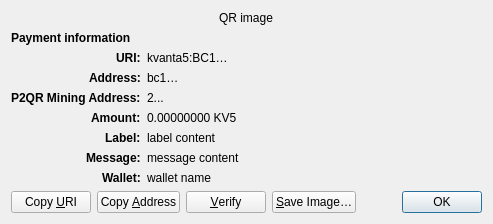
<?xml version="1.0" encoding="UTF-8"?>
<ui version="4.0">
 <class>ReceiveRequestDialog</class>
 <widget class="QDialog" name="ReceiveRequestDialog">
  <property name="geometry">
   <rect>
    <x>0</x>
    <y>0</y>
    <width>413</width>
    <height>260</height>
   </rect>
  </property>
  <property name="windowTitle">
   <string>Request payment to …</string>
  </property>
  <layout class="QGridLayout" name="gridLayout" columnstretch="0,1">
   <property name="sizeConstraint">
    <enum>QLayout::SetFixedSize</enum>
   </property>
   <item row="0" column="0" colspan="2" alignment="Qt::AlignHCenter">
    <widget class="QRImageWidget" name="qr_code">
     <property name="text">
      <string notr="true">QR image</string>
     </property>
     <property name="textInteractionFlags">
      <set>Qt::NoTextInteraction</set>
     </property>
    </widget>
   </item>
   <item row="1" column="0" colspan="2">
    <widget class="QLabel" name="payment_header">
     <property name="font">
      <font>
       <weight>75</weight>
       <bold>true</bold>
      </font>
     </property>
     <property name="text">
      <string>Payment information</string>
     </property>
     <property name="textInteractionFlags">
      <set>Qt::NoTextInteraction</set>
     </property>
    </widget>
   </item>
   <item row="2" column="0" alignment="Qt::AlignRight|Qt::AlignTop">
    <widget class="QLabel" name="uri_tag">
     <property name="font">
      <font>
       <weight>75</weight>
       <bold>true</bold>
      </font>
     </property>
     <property name="text">
      <string notr="true">URI:</string>
     </property>
     <property name="textFormat">
      <enum>Qt::PlainText</enum>
     </property>
     <property name="textInteractionFlags">
      <set>Qt::NoTextInteraction</set>
     </property>
    </widget>
   </item>
   <item row="2" column="1" alignment="Qt::AlignTop">
    <widget class="QLabel" name="uri_content">
     <property name="text">
      <string notr="true">kvanta5:BC1…</string>
     </property>
     <property name="textFormat">
      <enum>Qt::RichText</enum>
     </property>
     <property name="wordWrap">
      <bool>true</bool>
     </property>
     <property name="textInteractionFlags">
      <set>Qt::TextSelectableByMouse</set>
     </property>
    </widget>
   </item>
   <item row="3" column="0" alignment="Qt::AlignRight|Qt::AlignTop">
    <widget class="QLabel" name="address_tag">
     <property name="font">
      <font>
       <weight>75</weight>
       <bold>true</bold>
      </font>
     </property>
     <property name="text">
      <string>Address:</string>
     </property>
     <property name="textInteractionFlags">
      <set>Qt::NoTextInteraction</set>
     </property>
    </widget>
   </item>
   <item row="3" column="1" alignment="Qt::AlignTop">
    <widget class="QLabel" name="address_content">
     <property name="text">
      <string notr="true">bc1…</string>
     </property>
     <property name="textFormat">
      <enum>Qt::PlainText</enum>
     </property>
     <property name="textInteractionFlags">
      <set>Qt::TextSelectableByMouse</set>
     </property>
    </widget>
   </item>
      <item row="4" column="0" alignment="Qt::AlignRight|Qt::AlignTop">
    <widget class="QLabel" name="p2qr_mining_address_tag">
     <property name="font">
      <font>
       <weight>75</weight>
       <bold>true</bold>
      </font>
     </property>
     <property name="text">
      <string>P2QR Mining Address:</string>
     </property>
     <property name="toolTip">
      <string>Use this address with existing BTC-style mining pools that do not accept native P2QR addresses. It is tied to the P2QR address above.</string>
     </property>
     <property name="textInteractionFlags">
      <set>Qt::NoTextInteraction</set>
     </property>
    </widget>
   </item>
   <item row="4" column="1" alignment="Qt::AlignTop">
    <widget class="QLabel" name="p2qr_mining_address_content">
     <property name="text">
      <string notr="true">2...</string>
     </property>
     <property name="textFormat">
      <enum>Qt::PlainText</enum>
     </property>
     <property name="wordWrap">
      <bool>true</bool>
     </property>
     <property name="textInteractionFlags">
      <set>Qt::TextSelectableByMouse</set>
     </property>
    </widget>
   </item>
   <item row="5" column="0" alignment="Qt::AlignRight|Qt::AlignTop">
    <widget class="QLabel" name="amount_tag">
     <property name="font">
      <font>
       <weight>75</weight>
       <bold>true</bold>
      </font>
     </property>
     <property name="text">
      <string>Amount:</string>
     </property>
     <property name="textInteractionFlags">
      <set>Qt::NoTextInteraction</set>
     </property>
    </widget>
   </item>
   <item row="5" column="1" alignment="Qt::AlignTop">
    <widget class="QLabel" name="amount_content">
     <property name="text">
      <string notr="true">0.00000000 KV5</string>
     </property>
     <property name="textFormat">
      <enum>Qt::PlainText</enum>
     </property>
     <property name="textInteractionFlags">
      <set>Qt::TextSelectableByMouse</set>
     </property>
    </widget>
   </item>
   <item row="6" column="0" alignment="Qt::AlignRight|Qt::AlignTop">
    <widget class="QLabel" name="label_tag">
     <property name="font">
      <font>
       <weight>75</weight>
       <bold>true</bold>
      </font>
     </property>
     <property name="text">
      <string>Label:</string>
     </property>
     <property name="textInteractionFlags">
      <set>Qt::NoTextInteraction</set>
     </property>
    </widget>
   </item>
   <item row="6" column="1" alignment="Qt::AlignTop">
    <widget class="QLabel" name="label_content">
     <property name="text">
      <string notr="true">label content</string>
     </property>
     <property name="textFormat">
      <enum>Qt::PlainText</enum>
     </property>
     <property name="wordWrap">
      <bool>true</bool>
     </property>
     <property name="textInteractionFlags">
      <set>Qt::TextSelectableByMouse</set>
     </property>
    </widget>
   </item>
   <item row="7" column="0" alignment="Qt::AlignRight|Qt::AlignTop">
    <widget class="QLabel" name="message_tag">
     <property name="font">
      <font>
       <weight>75</weight>
       <bold>true</bold>
      </font>
     </property>
     <property name="text">
      <string>Message:</string>
     </property>
     <property name="textInteractionFlags">
      <set>Qt::NoTextInteraction</set>
     </property>
    </widget>
   </item>
   <item row="7" column="1" alignment="Qt::AlignTop">
    <widget class="QLabel" name="message_content">
     <property name="text">
      <string notr="true">message content</string>
     </property>
     <property name="textFormat">
      <enum>Qt::PlainText</enum>
     </property>
     <property name="wordWrap">
      <bool>true</bool>
     </property>
     <property name="textInteractionFlags">
      <set>Qt::TextSelectableByMouse</set>
     </property>
    </widget>
   </item>
   <item row="8" column="0" alignment="Qt::AlignRight|Qt::AlignTop">
    <widget class="QLabel" name="wallet_tag">
     <property name="font">
      <font>
       <weight>75</weight>
       <bold>true</bold>
      </font>
     </property>
     <property name="text">
      <string>Wallet:</string>
     </property>
     <property name="textInteractionFlags">
      <set>Qt::NoTextInteraction</set>
     </property>
    </widget>
   </item>
   <item row="8" column="1" alignment="Qt::AlignTop">
    <widget class="QLabel" name="wallet_content">
     <property name="text">
      <string notr="true">wallet name</string>
     </property>
     <property name="textFormat">
      <enum>Qt::PlainText</enum>
     </property>
     <property name="wordWrap">
      <bool>true</bool>
     </property>
     <property name="textInteractionFlags">
      <set>Qt::TextSelectableByMouse</set>
     </property>
    </widget>
   </item>
   <item row="9" column="0" colspan="2">
    <layout class="QHBoxLayout" name="horizontalLayout">
     <item>
      <widget class="QPushButton" name="btnCopyURI">
       <property name="text">
        <string>Copy &amp;URI</string>
       </property>
       <property name="autoDefault">
        <bool>false</bool>
       </property>
      </widget>
     </item>
     <item>
      <widget class="QPushButton" name="btnCopyAddress">
       <property name="text">
        <string>Copy &amp;Address</string>
       </property>
       <property name="autoDefault">
        <bool>false</bool>
       </property>
      </widget>
     </item>
     <item>
      <widget class="QPushButton" name="btnVerify">
       <property name="text">
        <string>&amp;Verify</string>
       </property>
       <property name="toolTip">
        <string>Verify this address on e.g. a hardware wallet screen</string>
       </property>
       <property name="autoDefault">
        <bool>false</bool>
       </property>
      </widget>
     </item>
     <item>
      <widget class="QPushButton" name="btnSaveAs">
       <property name="text">
        <string>&amp;Save Image…</string>
       </property>
       <property name="autoDefault">
        <bool>false</bool>
       </property>
      </widget>
     </item>
     <item>
      <spacer name="horizontalSpacer_2">
       <property name="orientation">
        <enum>Qt::Horizontal</enum>
       </property>
       <property name="sizeHint" stdset="0">
        <size>
         <width>40</width>
         <height>20</height>
        </size>
       </property>
      </spacer>
     </item>
     <item>
      <widget class="QDialogButtonBox" name="buttonBox">
       <property name="focusPolicy">
        <enum>Qt::StrongFocus</enum>
       </property>
       <property name="standardButtons">
        <set>QDialogButtonBox::Ok</set>
       </property>
      </widget>
     </item>
    </layout>
   </item>
  </layout>
 </widget>
 <customwidgets>
  <customwidget>
   <class>QRImageWidget</class>
   <extends>QLabel</extends>
   <header>qt/qrimagewidget.h</header>
  </customwidget>
 </customwidgets>
 <tabstops>
  <tabstop>buttonBox</tabstop>
  <tabstop>btnCopyURI</tabstop>
  <tabstop>btnCopyAddress</tabstop>
  <tabstop>btnSaveAs</tabstop>
 </tabstops>
 <resources/>
 <connections>
  <connection>
   <sender>buttonBox</sender>
   <signal>accepted()</signal>
   <receiver>ReceiveRequestDialog</receiver>
   <slot>accept()</slot>
   <hints>
    <hint type="sourcelabel">
     <x>135</x>
     <y>230</y>
    </hint>
    <hint type="destinationlabel">
     <x>135</x>
     <y>126</y>
    </hint>
   </hints>
  </connection>
 </connections>
</ui>
